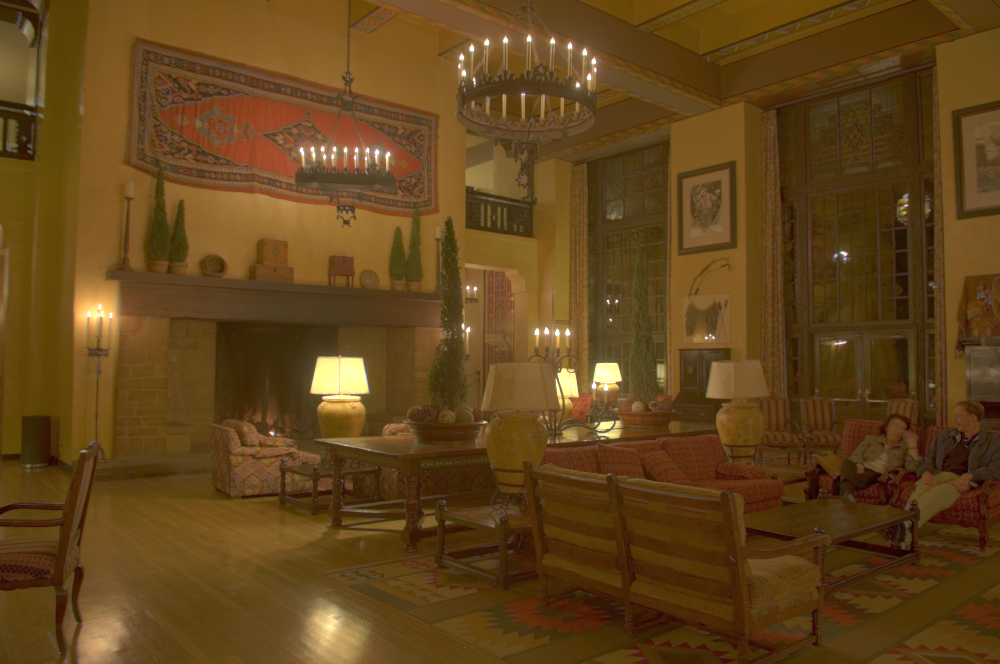
%> input picture smoothing_method/fast_LLF_tog_14/images/lounge.png, 1000 x 664 px
$ octave demo_style_transfer.m   (GNU Octave 9; MATLAB toolbox functions it lacks are replaced by stand-ins)
%> lines starting %> are read from the running program, lines starting %| are printed output that depends on the picture
% demonstration of style transfer with the Local Laplacian Filter
% This implementation does not include the color transfer
%
% mathieu.aubry@m4x.org March 2014

%% load images
I=imread('images/lounge.png');
%> I is the input picture: size 664x1000x3 uint8; mean R, G, B 97.8, 67.6, 26.5
M=imread('images/ruins.png');
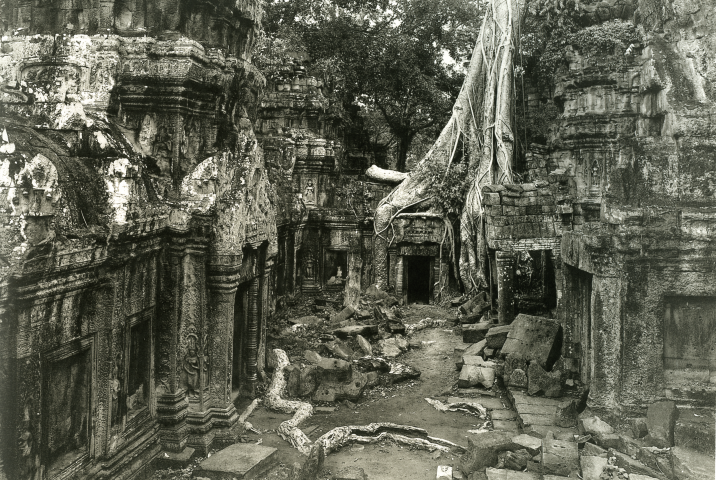
%> input picture smoothing_method/fast_LLF_tog_14/images/ruins.png, 716 x 480 px
%> M is the input picture: size 480x716x3 uint8; mean R, G, B 94.3, 96, 81.9
I=rgb2gray(double(I)./255);
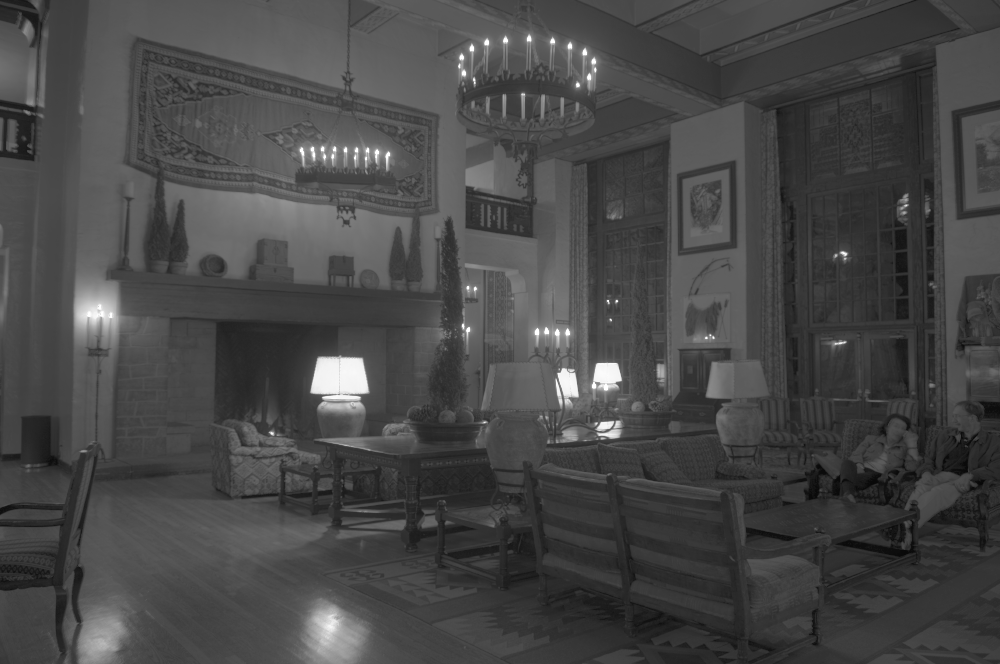
%> I: size 664x1000 double; min 0.0325, max 1, mean 0.282
M=rgb2gray(double(M)./255);
%> M: size 480x716 double

%% main computation
tic
%> (the run ends here)
